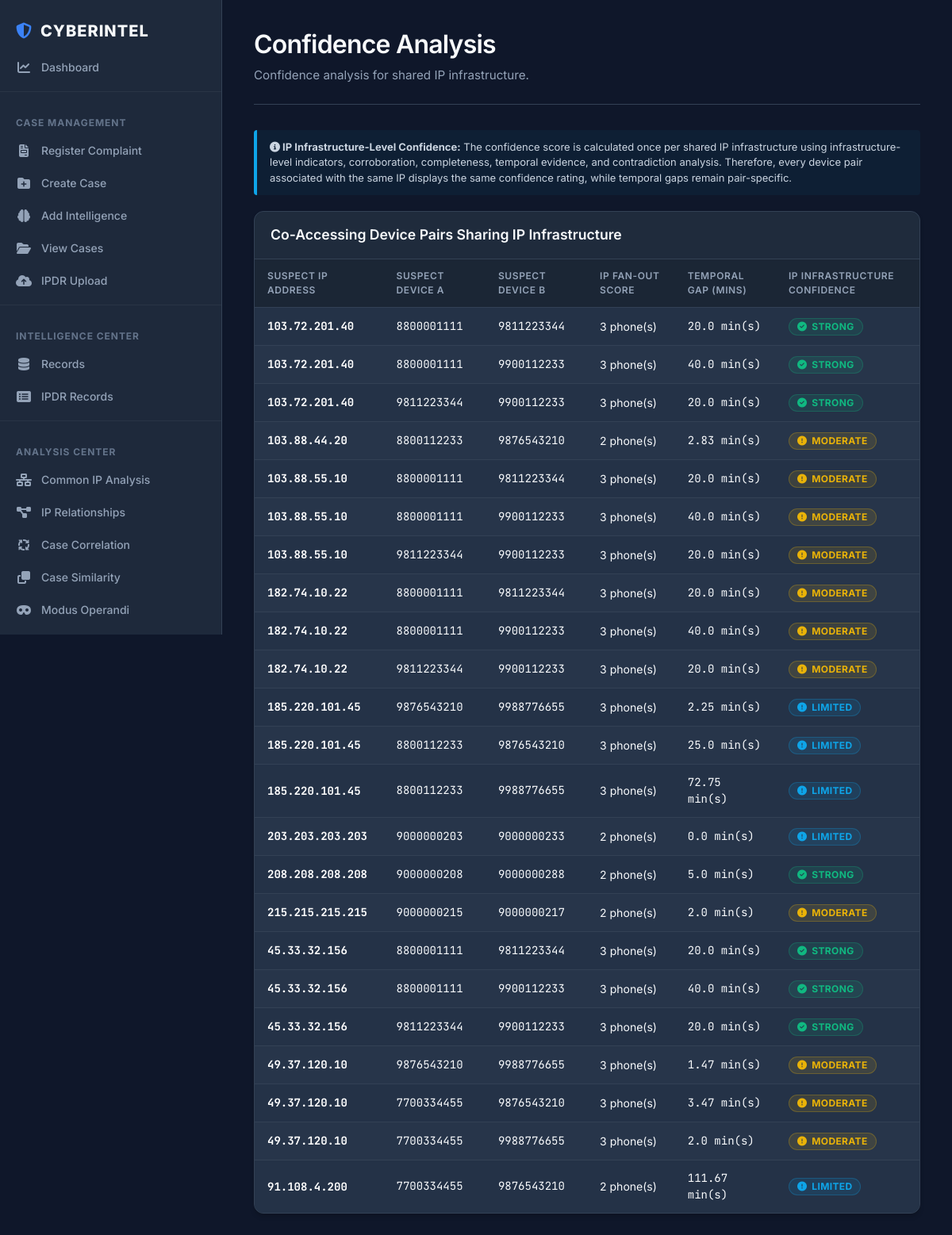
The app's page /confidence_analysis with its own data.
### tables this page shows
CREATE TABLE ipdr_records (
    id INTEGER PRIMARY KEY AUTOINCREMENT,
    phone_number TEXT,
    ip_address TEXT,
    timestamp TEXT,
    location TEXT,
    case_id TEXT
, cell_tower_id TEXT, tower_name TEXT, country TEXT, state TEXT, district TEXT, city TEXT, latitude REAL, longitude REAL);

### app.py (the view)
@app.route("/confidence_analysis")
def confidence_analysis_page():
    conn = sqlite3.connect("database/cyberintel.db")
    cursor = conn.cursor()
    cursor.execute("""
    SELECT DISTINCT ip_address
    FROM ipdr_records
    GROUP BY ip_address
    HAVING COUNT(DISTINCT phone_number) > 1
    """)
    ips = cursor.fetchall()
    conn.close()
    results = []
    for ip in ips:
        ip_address = ip[0]
        confidence_data = calculate_ip_confidence(
            ip_address
        )
        results.extend(confidence_data)
    return render_template(
        "confidence_analysis.html",
        results=results
    )

### confidence_analysis.py (called while the page is built, shortened)
def _is_contradiction_related_to_ip(contradiction, ip_address):
    violating_records = contradiction.get("violating_records", [])
    if not violating_records:
        return False
    ipdr_ids = []
    for ref in violating_records:
        if ref.startswith("ipdr_records:id:"):
            try:
                ipdr_ids.append(int(ref.split(":")[-1]))
            except ValueError:
                continue
    if not ipdr_ids:
        return False
    conn = sqlite3.connect("database/cyberintel.db")
    cursor = conn.cursor()
    placeholders = ",".join("?" * len(ipdr_ids))
    cursor.execute(f"SELECT COUNT(*) FROM ipdr_records WHERE id IN ({placeholders}) AND ip_address = ?", ipdr_ids + [ip_address])
    count = cursor.fetchone()[0]
    conn.close()
    return count > 0

@request_cached("ip_confidence")
def calculate_ip_confidence(ip_address, case_id=None, enable_cross_case=False):
    if case_id:
        return _calculate_ip_confidence_internal(ip_address, case_id, enable_cross_case)
    time_results = calculate_time_proximity(ip_address, None, enable_cross_case)
    if not time_results:
        return _calculate_ip_confidence_internal(ip_address, None, enable_cross_case)
    results = []
    for r in time_results:
        r_case_id = r["cases"][0] if r["cases"] and len(r["cases"]) == 1 else None
        single_case_conf = _calculate_ip_confidence_internal(ip_address, r_case_id, enable_cross_case)
        matched = False
        for item in single_case_conf:
            if item["phone_a"] == r["phone_a"] and item["phone_b"] == r["phone_b"]:
                results.append(item)
                matched = True
                break
    return results

### services/cache_service.py (called while the page is built)
def request_cached(name_prefix):
    def decorator(func):
        def wrapper(*args, **kwargs):
            if not has_request_context():
                return func(*args, **kwargs)
            if not hasattr(g, 'request_cache'):
                g.request_cache = {}
            key_args = tuple(str(a) for a in args)
            key_kwargs = tuple((k, str(v)) for k, v in sorted(kwargs.items()))
            key = (name_prefix, key_args, key_kwargs)
            if key not in g.request_cache:
                g.request_cache[key] = func(*args, **kwargs)
            return g.request_cache[key]
        wrapper.__name__ = func.__name__
        return wrapper
    return decorator

### services/contradiction_service.py (called while the page is built)
def _connect():
    return sqlite3.connect(DB_PATH)

### templates/confidence_analysis.html (shortened to what this page needs)
{% extends "base.html" %}
{% block content %}
<div class="workspace-header">
    <div>
        <h1>Confidence Analysis</h1>
        <p class="subtitle">Confidence analysis for shared IP infrastructure.</p>
    </div>
</div>
<div style="padding: 12px 16px; background: rgba(14, 165, 233, 0.05); border-left: 4px solid var(--color-info, #0ea5e9); border-radius: 4px; font-size: 13px; line-height: 1.5; color: #cbd5e1; margin-bottom: 20px;">
    <strong><i class="fa-solid fa-circle-info"></i> IP Infrastructure-Level Confidence:</strong> The confidence score is calculated once per shared IP infrastructure using infrastructure-level indicators, corroboration, completeness, temporal evidence, and contradiction analysis. Therefore, every device pair associated with the same IP displays the same confidence rating, while temporal gaps remain pair-specific.
</div>
<div class="card">
    <div class="card-header">
        <h3>Co-Accessing Device Pairs Sharing IP Infrastructure</h3>
    </div>
    <div class="card-body" style="padding: 0;">
        {% if results %}
        <div class="table-container" style="border: none; margin: 0; border-radius: 0;">
            <table>
                <thead>
                    <tr>
                        <th>Suspect IP Address</th>
                        <th>suspect Device A</th>
                        <th>suspect Device B</th>
                        <th>IP Fan-Out Score</th>
                        <th>Temporal Gap (mins)</th>
                        <th>IP Infrastructure Confidence</th>
                    </tr>
                </thead>
                <tbody>
                    {% for row in results %}
                    <tr>
                        <td><strong style="color: #fff; font-family: var(--font-mono);">{{ row["ip"] }}</strong></td>
                        <td style="font-family: var(--font-mono);">{{ row["phone_a"] }}</td>
                        <td style="font-family: var(--font-mono);">{{ row["phone_b"] }}</td>
                        <td>{{ row["fanout"] }} phone(s)</td>
                        <td style="font-family: var(--font-mono);">{{ row["minutes"] }} min(s)</td>
                        <td>
                            {% if row["final_confidence"] == "Strong" %}
                                <span class="badge badge-strong"><i class="fa-solid fa-circle-check"></i> Strong</span>
                            {% elif row["final_confidence"] == "Moderate" %}
                                <span class="badge badge-moderate"><i class="fa-solid fa-circle-exclamation"></i> Moderate</span>
                            {% elif row["final_confidence"] == "Limited" %}
                                <span class="badge badge-limited"><i class="fa-solid fa-circle-exclamation"></i> Limited</span>
                            {% elif row["final_confidence"] == "Insufficient Evidence" %}
                                <span class="badge badge-insufficient"><i class="fa-solid fa-triangle-exclamation"></i> Insufficient Evidence</span>
                            {% else %}
                                <span class="badge badge-insufficient">{{ row["final_confidence"] }}</span>
                            {% endif %}
                        </td>
                    </tr>
                    {% endfor %}
                </tbody>
            </table>
        </div>
        {% else %}
        <div class="empty-state">
            <i class="fa-solid fa-shield-halved"></i>
            <p>No confidence records calculated.</p>
        </div>
        {% endif %}
    </div>
</div>
{% endblock %}

### static/style.css (style rules this page uses)
:root { --bg-primary: #0f172a; --bg-secondary: #1e293b; --bg-card: #243247; --bg-card-hover: #2d3e57; --border-subtle: #334155; --border-focus: #3b82f6; --text-primary: #f8fafc; --text-secondary: #94a3b8; --text-muted: #64748b; --primary: #3b82f6; --primary-hover: #2563eb; --secondary: #475569; --secondary-hover: #64748b; --color-low: #10b981; --color-low-bg: rgba(16, 185, 129, 0.12); --color-medium: #eab308; --color-medium-bg: rgba(234, 179, 8, 0.12); --color-high: #f43f5e; --color-high-bg: rgba(244, 63, 94, 0.12); --color-critical: #ef4444; --color-critical-bg: rgba(239, 68, 68, 0.16); --color-info: #0ea5e9; --color-info-bg: rgba(14, 165, 233, 0.12); --font-sans: 'Inter', system-ui, -apple-system, sans-serif; --font-mono: 'JetBrains Mono', monospace; --radius-lg: 12px; --radius-md: 8px; --radius-sm: 4px; --transition-fast: 0.15s ease; --transition-normal: 0.25s ease; }
html { scroll-behavior: smooth; box-sizing: border-box; }
*, *:before, *:after { box-sizing: inherit; }
body { margin: 0; font-family: var(--font-sans); background-color: var(--bg-primary); color: var(--text-primary); line-height: 1.5; -webkit-font-smoothing: antialiased; overflow-x: hidden; }
h1, h2, h3, h4, h5, h6 { color: var(--text-primary); font-weight: 600; margin-top: 0; margin-bottom: 0.5em; }
h1 { font-size: 1.875rem; letter-spacing: -0.025em; }
h3 { font-size: 1.25rem; }
p { color: var(--text-secondary); margin-top: 0; margin-bottom: 1rem; }
.workspace-header, .page-header-console { display: flex; justify-content: space-between; align-items: flex-start; gap: 20px; margin-bottom: 2rem; border-bottom: 1px solid var(--border-subtle); padding-bottom: 1.5rem; }
.workspace-header h1, .page-header-console h1 { margin: 0; font-size: 2rem; }
.subtitle { margin: 4px 0 0 0; font-size: 0.95rem; color: var(--text-secondary); }
.card { background-color: var(--bg-card); border: 1px solid var(--border-subtle); border-radius: var(--radius-lg); overflow: hidden; margin-bottom: 1.5rem; box-shadow: 0 4px 6px -1px rgba(0, 0, 0, 0.2); }
.card-header { background-color: rgba(0, 0, 0, 0.15); border-bottom: 1px solid var(--border-subtle); padding: 1rem 1.25rem; display: flex; justify-content: space-between; align-items: center; }
.card-header h2, .card-header h3 { margin: 0; font-size: 1.1rem; border-bottom: none; padding-bottom: 0; }
.card-body { padding: 1.25rem; }
.table-container { width: 100%; overflow-x: auto; border: 1px solid var(--border-subtle); border-radius: var(--radius-md); margin: 1rem 0; background-color: var(--bg-card); }
table, .table-enterprise { width: 100%; border-collapse: collapse; font-size: 0.875rem; color: var(--text-primary); text-align: left; }
table th, table td, .table-enterprise th, .table-enterprise td { padding: 12px 16px; border-bottom: 1px solid var(--border-subtle); }
table th, .table-enterprise th { background-color: rgba(0, 0, 0, 0.25); color: var(--text-secondary); font-weight: 600; text-transform: uppercase; font-size: 0.75rem; letter-spacing: 0.05em; position: sticky; top: 0; z-index: 10; }
table tr:last-child td, .table-enterprise tr:last-child td { border-bottom: none; }
table tbody tr:nth-child(even), .table-enterprise tbody tr:nth-child(even) { background-color: rgba(255, 255, 255, 0.015); }
.badge { display: inline-flex; align-items: center; gap: 6px; padding: 4px 10px; border-radius: 100px; font-size: 0.75rem; font-weight: 700; text-transform: uppercase; letter-spacing: 0.03em; line-height: 1; }

### templates/confidence_analysis.html (style rules this page uses)
.badge-strong { background-color: var(--color-low-bg); color: var(--color-low); border: 1px solid rgba(16, 185, 129, 0.25); }
.badge-moderate { background-color: var(--color-medium-bg); color: var(--color-medium); border: 1px solid rgba(234, 179, 8, 0.25); }
.badge-limited { background-color: var(--color-info-bg); color: var(--color-info); border: 1px solid rgba(14, 165, 233, 0.25); }

### records on screen
ipdr_records: phone_a "8800001111" "8800001111"
ipdr_records: phone_b "9811223344", phone_a "9811223344"
ipdr_records: phone_b "9900112233" "9900112233"
ipdr_records: phone_a "8800112233"
ipdr_records: phone_b "9876543210"
ipdr_records: phone_a "8800001111" "8800001111"
ipdr_records: phone_b "9811223344", phone_a "9811223344"
ipdr_records: phone_b "9900112233" "9900112233"
ipdr_records: phone_a "8800001111" "8800001111"
ipdr_records: phone_b "9811223344", phone_a "9811223344"
ipdr_records: phone_b "9900112233" "9900112233"
ipdr_records: phone_a "9876543210", phone_b "9876543210"
ipdr_records: phone_b "9988776655" "9988776655"
ipdr_records: phone_a "8800112233" "8800112233"
ipdr_records: phone_a "9000000203"
ipdr_records: phone_b "9000000233"
ipdr_records: phone_a "9000000208"
ipdr_records: phone_b "9000000288"
ipdr_records: phone_a "9000000215"
ipdr_records: phone_b "9000000217"
ipdr_records: phone_a "8800001111" "8800001111"
ipdr_records: phone_b "9811223344", phone_a "9811223344"
ipdr_records: phone_b "9900112233" "9900112233"
ipdr_records: phone_a "9876543210", phone_b "9876543210"
ipdr_records: phone_b "9988776655" "9988776655"
ipdr_records: phone_a "7700334455" "7700334455"
ipdr_records: phone_a "7700334455"
ipdr_records: phone_b "9876543210"

### other values on screen
{{ row["ip"] }} "103.72.201.40" "103.72.201.40" "103.72.201.40" "103.88.44.20" "103.88.55.10" "103.88.55.10" "103.88.55.10" "182.74.10.22" "182.74.10.22" "182.74.10.22" "185.220.101.45" "185.220.101.45" "185.220.101.45" "203.203.203.203" "208.208.208.208" "215.215.215.215" "45.33.32.156" "45.33.32.156" "45.33.32.156" "49.37.120.10" "49.37.120.10" "49.37.120.10" "91.108.4.200"
{{ row["fanout"] }} "3" "3" "3" "2" "3" "3" "3" "3" "3" "3" "3" "3" "3" "2" "2" "2" "3" "3" "3" "3" "3" "3" "2"
{{ row["minutes"] }} "20.0" "40.0" "20.0" "2.83" "20.0" "40.0" "20.0" "20.0" "40.0" "20.0" "2.25" "25.0" "72.75" "0.0" "5.0" "2.0" "20.0" "40.0" "20.0" "1.47" "3.47" "2.0" "111.67"
